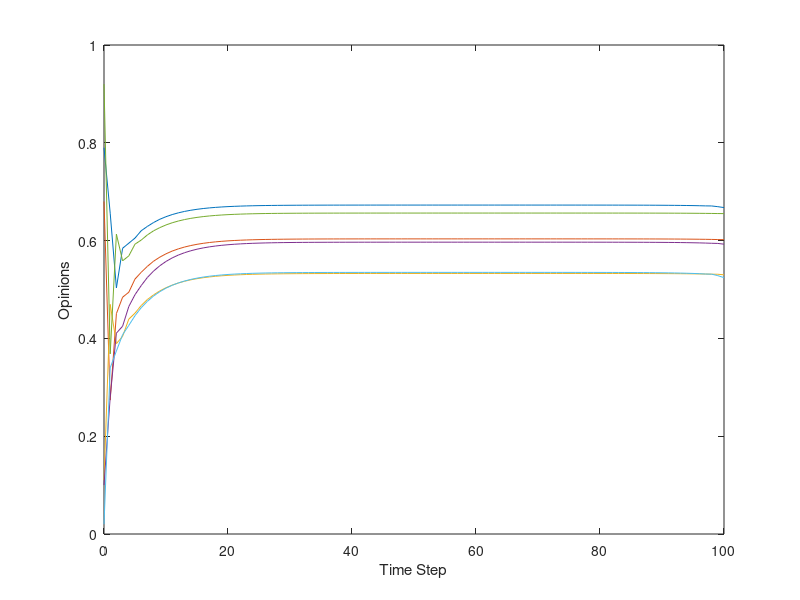

Write the MATLAB code that produced this figure.
clear
close all
clc

%% Initialize the problem
% create the adjacency matrix - column 7 corresponds to users' trust in rec. sys.
W = [0, 0.354, 0, 0, 0.132, 0, 0.514;
    0, 0, 0.395, 0.605, 0, 0, 0;
    0.333, 0.282, 0.084, 0, 0.071, 0.23, 0;
    0.3, 0, 0, 0.372, 0, 0.328, 0;
    0, 0, 1, 0, 0, 0, 0;
    0, 0, 0.102, 0, 0, 0.069, 0.829];

% biases
Lambda = diag([0.333, 0.295, 0.152, 0.005, 0.319, 0.108]);

% construct A and B (see the paper for derivation)
A = (eye(6) - Lambda)*W(1:6,1:6);
B = (eye(6) - Lambda)*W(1:6,7);

% initial opinions
x0 = [0.79; 0.68; 0.11; 0.1; 0.92; 0.02];

%% Reformulate dynamics
A_tilde = [A, eye(6);
           zeros(6), eye(6)];

B_tilde = [B;zeros(6,1)];

x0_tilde = [x0;Lambda*x0];


%% Setup LQR
M = eye(12);
N = 6;
S = -[ones(6,1);zeros(6,1)];

T = 100;

% Calculate Riccati recursion
P_matrices = zeros(12,12,T+1);
P_matrices(:,:,T+1) = zeros(12,12);
for k=T:-1:1
    P_matrices(:,:,k) = M + A_tilde'*P_matrices(:,:,k+1)*A_tilde - (S' + B_tilde'*P_matrices(:,:,k+1)*A_tilde)'*((N+B_tilde'*P_matrices(:,:,k+1)*B_tilde)\(S' + B_tilde'*P_matrices(:,:,k+1)*A_tilde));
end

% Calculate gains from 0 to T-1
K_matrices = zeros(1,12,T);
for k=1:T
    K_matrices(:,:,k) = -(N + B_tilde'*P_matrices(:,:,k+1)*B_tilde)\(S' + B_tilde'*P_matrices(:,:,k+1)*A_tilde);
end

%% Simulate system
% Initialize state
x = x0_tilde;

% Initialize arrays to store state and control input history
x_history = zeros(12, T+1);
u_history = zeros(1, T);

% Set initial state in history
x_history(:,1) = x;

% Simulate system
for k = 1:T
    % Compute control input using the current state and the gain matrix
    u = K_matrices(:,:,k) * x;
    u_history(:,k) = u;

    % Update state using system dynamics
    x = A_tilde * x + B_tilde * u;
    
    % Store the state
    x_history(:,k+1) = x;
end

plot(0:T, x_history(1:6,:));
xlabel('Time Step');
ylabel('Opinions');
% title('State Variable 1 over Time');

